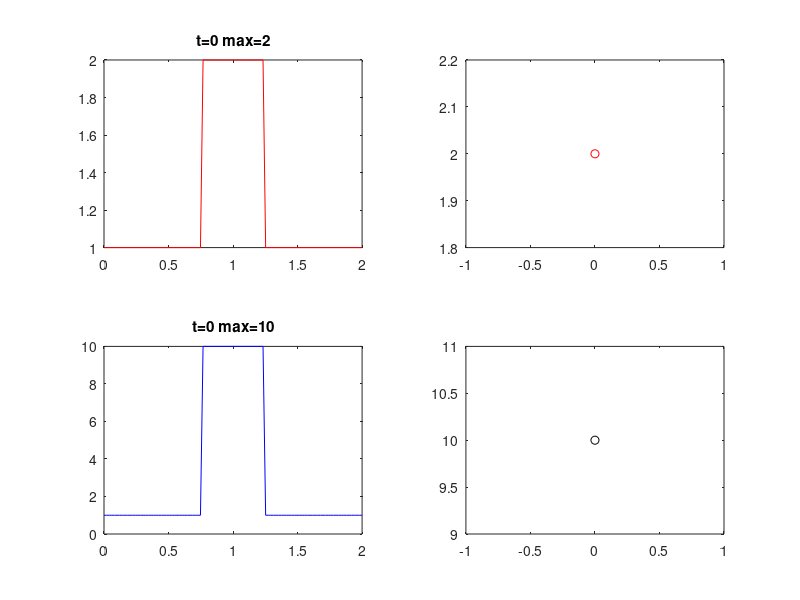

Reproduce this figure in MATLAB. (Note: this script raises an error after producing the figure.)
%B model

nx=100;
u=zeros(nx,1);         %aka S
P=zeros(nx,1);         %Polulation
dx=2/(nx-1);
x=0:dx:2; 
D=0.9;                %diffusion coe.
D2=0.07;
B=zeros(nx,1);
B_set=0.08;                %Constant Factor
C_set=0.00;                 %Born
dt=0.05;
nt=250;               %Number of time steps 
w= -0.5;
hh=0.7;

add_u=0;
add_p=0;

deriv_u=zeros(nx-2,1);
dederiv_u=zeros(nx-2,1);
deriv_P=zeros(nx-2,1);
dederiv_P=zeros(nx-2,1);



%Initial Condition
for i=1:nx 
    if ((0.75<=x(i))&&(x(i)<=1.25))
        u(i)=2;
        u_range=find(u==2);
    else
        u(i)=1;
    end
end
u = u+add_u;
%Matrix of B
B(u_range)=B_set;

%Initial Condition
for i=1:nx 
    if ((0.75<=x(i))&&(x(i)<=1.25))
        P(i)=10;
        P_range=find(P==10);
    else
        P(i)=1;
    end
end

P = P +add_p;



figure;
for t=0:dt:nt;
    subplot(2,2,1)
    h=plot(x,u,'-r');
    find(max(abs(u)))
    maxxu=max(u);
    title(['t=',num2str(t),' max=',num2str(maxxu)])
    subplot(2,2,2)
    maxu = plot(t,maxxu,'or');
    hold on;
    subplot(2,2,3)
    h2=plot(x,P,'-b');
    maxxp=max(P);
    title(['t=',num2str(t),' max=',num2str(maxxp)])
    subplot(2,2,4)
    maxp= plot(t,maxxp,'ok');
    hold on;
    drawnow; 
    refreshdata(h)
    refreshdata(h2)
    refreshdata(maxu)
    refreshdata(maxp)
    
%find dS/dx
for j=1:98
deriv_u(j)=(u(j+2)-u(j))/0.404;
end
deriv_u_save=[deriv_u(1);deriv_u;deriv_u(end)];

%find dP/dx
for j=1:98
deriv_P(j)=(P(j+2)-P(j))/0.404;
end
deriv_P_save=[deriv_P(1);deriv_P;deriv_P(end)];

%find d2S/dx2
for j=1:98
dederiv_u(j)=(deriv_u_save(j+2)-deriv_u_save(j))/0.404;
end
dederiv_u_save=[dederiv_u(1);dederiv_u;dederiv_u(end)] ;

%find d2P/dx2
for j=1:98
dederiv_P(j)=(deriv_P_save(j+2)-deriv_P_save(j))/0.404;
end
dederiv_P_save=[dederiv_P(1);dederiv_P;dederiv_P(end)] ;
u=u+(D*dederiv_u_save+B+hh*P).*dt;
P=P+(D2*dederiv_P_save+w*u)*dt;


end

%dS/dt=B + D * d2S/dx2
